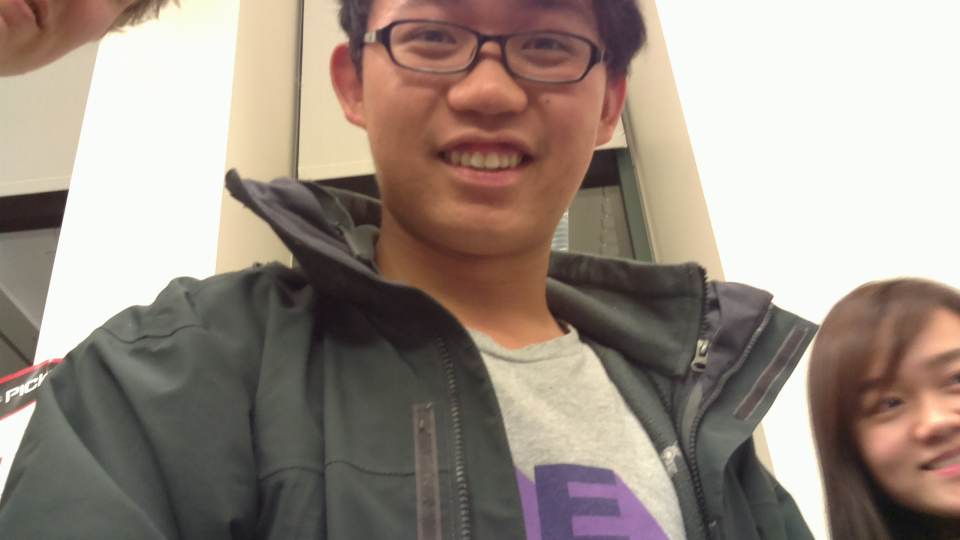
#> input picture testings/lincong_fat.jpg, 1920 x 1080 px, given in place of upabove.mp4, which was not available (shown at 1/2 size)
$ python detect_object_webcam.py   (older library calls are emulated)
#> lines starting #> are read from the running program, lines starting #| are printed output that depends on the picture; after the words box and inside, x2 and y2 are one past the last pixel; in counts of white or black regions, pixels touching at a corner belong together; pictures that were not available may be replaced by others from this repository, and a replacement may not be noted
import numpy as np
import cv2

def run_main():
    cap = cv2.VideoCapture('upabove.mp4')

    # Read the first frame of the video
    ret, frame = cap.read()
#> frame is the input picture: shape (1080, 1920, 3); mean B, G, R 132.5, 142.4, 155.1

    # Set the ROI (Region of Interest). Actually, this is a
    # rectangle of the building that we're tracking
    c,r,w,h = 900,650,70,70
    track_window = (c,r,w,h)

    # Create mask and normalized histogram
    roi = frame[r:r+h, c:c+w]
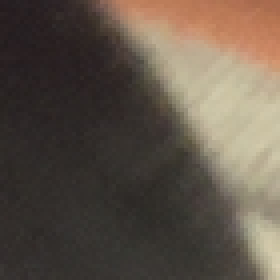
#> roi: shape (70, 70, 3) (shown 4 times larger); mean B, G, R 73.2, 84.6, 96.1
    hsv_roi = cv2.cvtColor(roi, cv2.COLOR_BGR2HSV)
#> hsv_roi: shape (70, 70, 3); mean H, S, V 26.5, 51.3, 96.1
    mask = cv2.inRange(hsv_roi, np.array((0., 30.,32.)), np.array((180.,255.,255.)))
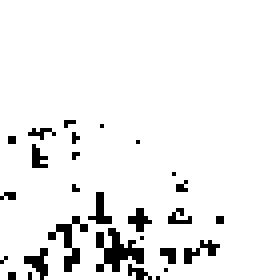
#> mask: shape (70, 70) (shown 4 times larger); 93.7% white; black in thin lines or dots, all inside (x1, y1, x2, y2) = (0, 30, 56, 70)
    roi_hist = cv2.calcHist([hsv_roi], [0], mask, [180], [0, 180])
#> roi_hist = 180 values, max 885 at index 13, min 0 at index 1, mean 25.52
    cv2.normalize(roi_hist, roi_hist, 0, 255, cv2.NORM_MINMAX)
    term_crit = (cv2.TERM_CRITERIA_EPS | cv2.TERM_CRITERIA_COUNT, 80, 1)

    while True:
        ret, frame = cap.read()

        hsv = cv2.cvtColor(frame, cv2.COLOR_BGR2HSV)
#> hsv: shape (1080, 1920, 3); mean H, S, V 40.7, 45.3, 156.4
        dst = cv2.calcBackProject([hsv], [0], roi_hist, [0,180], 1)
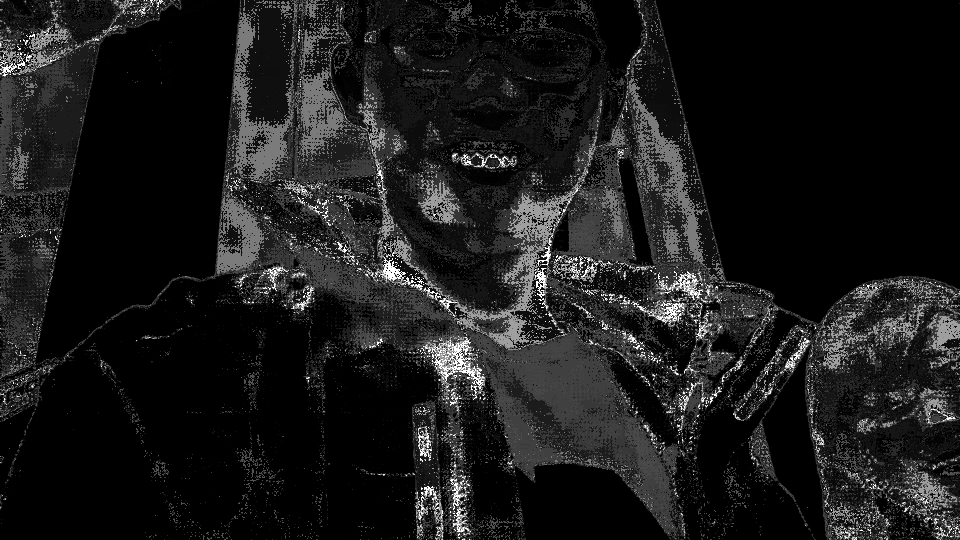
#> dst: shape (1080, 1920) (shown at 1/2 size); min 0, max 255, mean 26.7

        ret, track_window = cv2.meanShift(dst, track_window, term_crit)
#> ret = 10; track_window = (873, 680, 70, 70)

        x,y,w,h = track_window
#> x = 873; y = 680; w = 70; h = 70
        cv2.rectangle(frame, (x,y), (x+w,y+h), 255, 2)
        cv2.putText(frame, 'Tracked', (x-25,y-10), cv2.FONT_HERSHEY_SIMPLEX,
            1, (255,255,255), 2, cv2.CV_AA)
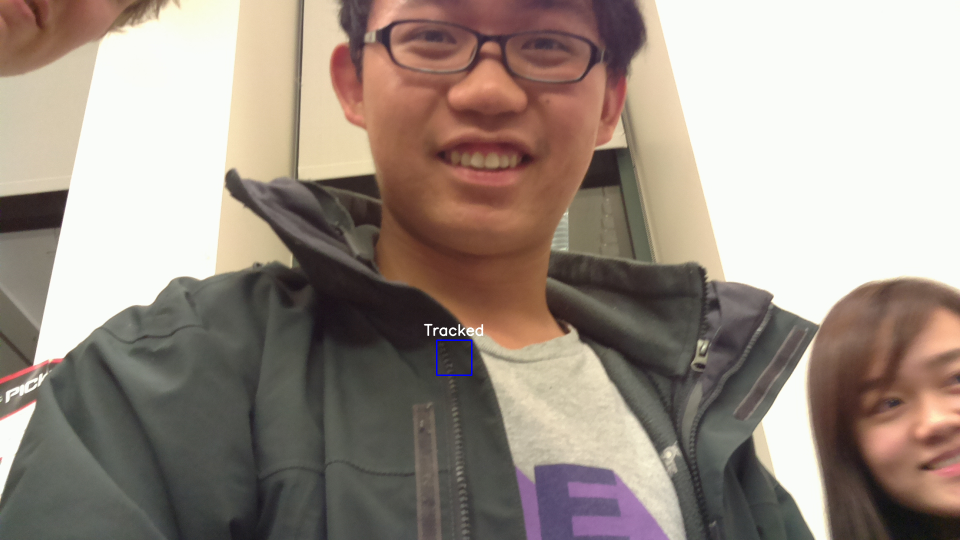
#> frame: shape (1080, 1920, 3) (shown at 1/2 size); mean B, G, R 132.7, 142.4, 155.2

        cv2.imshow('Tracking', frame)

        if cv2.waitKey(1) & 0xFF == ord('q'):
#> (key q is pressed here)
            break

    cap.release()
    cv2.destroyAllWindows()

if __name__ == "__main__":
    run_main()
